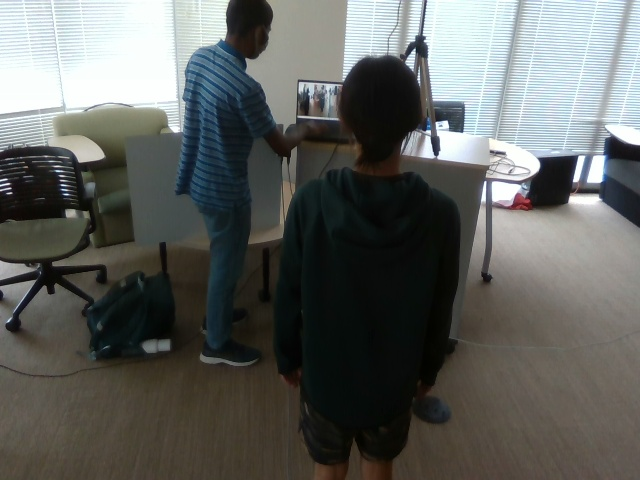
#> input picture Python/819312073170/sample_images/image.jpg, 640 x 480 px, found by its file name
$ python combine_pcd_arbitrary_cams.py
#> lines starting #> are read from the running program, lines starting #| are printed output that depends on the picture; after the words box and inside, x2 and y2 are one past the last pixel; in counts of white or black regions, pixels touching at a corner belong together
### Python/Camera/Camera.py
"""
IMPORTS
"""
import cv2 as cv
import numpy as np
import matplotlib.pyplot as plt
import open3d as o3d
import copy


class Camera:

    def __init__(self,img_size,focal_length,img_center,rotation,translation):
        self.rotation = np.array(rotation)
        self.translation = np.array(translation)
        self.img_id = ""
        self.fx = focal_length[0]
        self.fy = focal_length[1]
        self.cx = img_center[0]
        self.cy = img_center[1]

    def add_image(self,image,depth_map):
        self.image = image
        self.depth_map = depth_map

    # [9 lines left out: function display, not called in this run]

    def point_cloud(self):

        mask = np.logical_or(self.depth_map > 2, self.depth_map < 0.75)
        grads = np.gradient(self.depth_map)
        grad = np.sqrt(grads[0] ** 2 + grads[1] ** 2)

        mask[grad > 0.05] = True

        erode_mask = cv.dilate(mask.astype(np.uint8), np.ones((7,7), dtype=np.uint8))

        self.depth_map[mask] = 0

        self.pcd = np.hstack(
            (np.transpose(np.nonzero(self.depth_map)), np.reshape(self.depth_map[np.nonzero(self.depth_map)], (-1,1)) )
        )  # (xxx, 3)
        self.pcd[:, [0, 1]] = self.pcd[:, [1, 0]]  # swap x and y axis since they are reversed in image coordinates

        self.pcd[:, 0] = (self.pcd[:, 0] - self.cx) * self.pcd[:, 2] / self.fx
        self.pcd[:, 1] = (self.pcd[:, 1] - self.cy) * self.pcd[:, 2] / self.fy

        self.colors = np.flip(self.image[np.nonzero(self.depth_map)], axis=1)

        self.pcd_o3d = o3d.geometry.PointCloud()
        self.pcd_o3d.points = o3d.utility.Vector3dVector(self.pcd)
        self.pcd_o3d.colors = o3d.utility.Vector3dVector(self.colors/255)

        self.pcd_o3d, _ = self.pcd_o3d.remove_radius_outlier(1000,radius=0.05)

        self.pcd = np.asarray(self.pcd_o3d.points)
        self.colors = np.asarray(self.pcd_o3d.colors)


    def translate_point_cloud(self,vector):
        self.pcd += vector

    def rotate_point_cloud(self,rotate):
        self.pcd = np.matmul(rotate,self.pcd.T).T

    def visualize(self):
        o3d.visualization.draw_geometries([self.pcd_o3d])


class Combiner:

    def __init__(self,cam_array):
        self.cam_array = cam_array

    # [19 lines left out: function combine, not called in this run]

        # [7 lines of commented-out code are left out]

    def rotate_point_cloud(self,rotate):
        self.pcd = np.matmul(rotate,self.pcd.T).T

    def visualize(self):
        o3d.visualization.draw_geometries([self.pcd_o3d])

    # [45 lines left out: functions draw_registration_result, optimize, not called in this run]

### Python/combine_pcd_arbitrary_cams.py
"""
IMPORTS
"""
from Camera import Camera
import numpy as np
import json
import cv2 as cv
import open3d as o3d
import copy
import sys
# import matplotlib.pyplot as plt

"""
GET CALIBRATION DATA
"""

SETTINGS_PATH = './configuration_parameters.json'
param = json.load(open(SETTINGS_PATH))
#> (reads Python/configuration_parameters.json from the repository)
cams_list = list(param["cams"].keys())
print("cams_list: ", cams_list)
CAM_DATA = [param["cams"][cam] for cam in param["cams"]]  # camera data

"""
DETERMINING R and T for each cam relative to the first cam
"""


def find_path_to_cam_0(initial_cam):
    unvisited_cams = cams_list.copy()
    min_path = {}
    previous_nodes = {}
    max_value = sys.maxsize

    for cam in unvisited_cams:
        min_path[cam] = max_value

    min_path[cams_list[0]] = 0

    while len(unvisited_cams) > 0:
        current_min_node = None
        for cam in unvisited_cams:
            if current_min_node == None:
                current_min_node = cam
            elif min_path[cam] < min_path[current_min_node]:
                current_min_node = cam

        calibrated_cams = [x for x in list(param["cams"][current_min_node].keys()) if x != "intrinsics"]
        for neighbor in calibrated_cams:
            distance = min_path[current_min_node] + 1
            if distance < min_path[neighbor]:
                min_path[neighbor] = distance
                previous_nodes[neighbor] = current_min_node

        unvisited_cams.remove(current_min_node)

    path = []
    node = initial_cam
    while node != cams_list[0]:
        path.append(node)
        node = previous_nodes[node]

    path.append(cams_list[0])

    return path


"""
CREATING CAMERA OBJECTS
"""
cam = []
for i in range(len(cams_list)):
    calibrated_cams = [x for x in list(CAM_DATA[i].keys()) if x != "intrinsics"]
    if len(calibrated_cams) == 0:
        print("No stereocalibration data for camera " + cams_list[i])
        continue

    if i == 0:
        rotation = [[1.0, 0.0, 0.0],
                    [0.0, 1.0, 0.0],
                    [0.0, 0.0, 1.0]]
        translation = [0.0, 0.0, 0.0]
        cam.append(Camera.Camera(CAM_DATA[i]["intrinsics"]["img_size"], CAM_DATA[i]["intrinsics"]["ir_focal_length"],
                                 CAM_DATA[i]["intrinsics"]["ir_img_center"], rotation, translation))
        path = find_path_to_cam_0(cams_list[i])


    else:
        path = find_path_to_cam_0(cams_list[i])
        rotation = np.eye(3)
        previous_rotation = np.eye(3)
        translation = np.array([0, 0, 0])
        for j in range(1, len(path)):
            idx = cams_list.index(path[j - 1])
            previous_rotation = CAM_DATA[idx][path[j]]["rotation"]
            translation = np.add(CAM_DATA[idx][path[j]]["translation"], np.matmul(previous_rotation, translation))
            rotation = np.matmul(previous_rotation, rotation)
        print("Current Cam: ", cams_list[i])
        print("path to cam0: ", path)
        print("Final rotation: \n", rotation)
        print("Final translation: ", translation)
        print("___")
        cam.append(Camera.Camera(CAM_DATA[i]["intrinsics"]["img_size"], CAM_DATA[i]["intrinsics"]["ir_focal_length"],
                                 CAM_DATA[i]["intrinsics"]["ir_img_center"], rotation, translation))

for i in range(len(cams_list)):
    cam[i].add_image(cv.imread("./" + cams_list[i] + "/sample_images/image.jpg"),
                     np.load("./" + cams_list[i] + "/sample_images/depth_map.npy") * 0.001)
#> (reads Python/819312073170/depth_map.npy from the repository)
#> in add_image, self.image is the input picture: shape (480, 640, 3); mean B, G, R 95, 98.1, 96
#> in add_image, `self.depth_map = depth_map`:
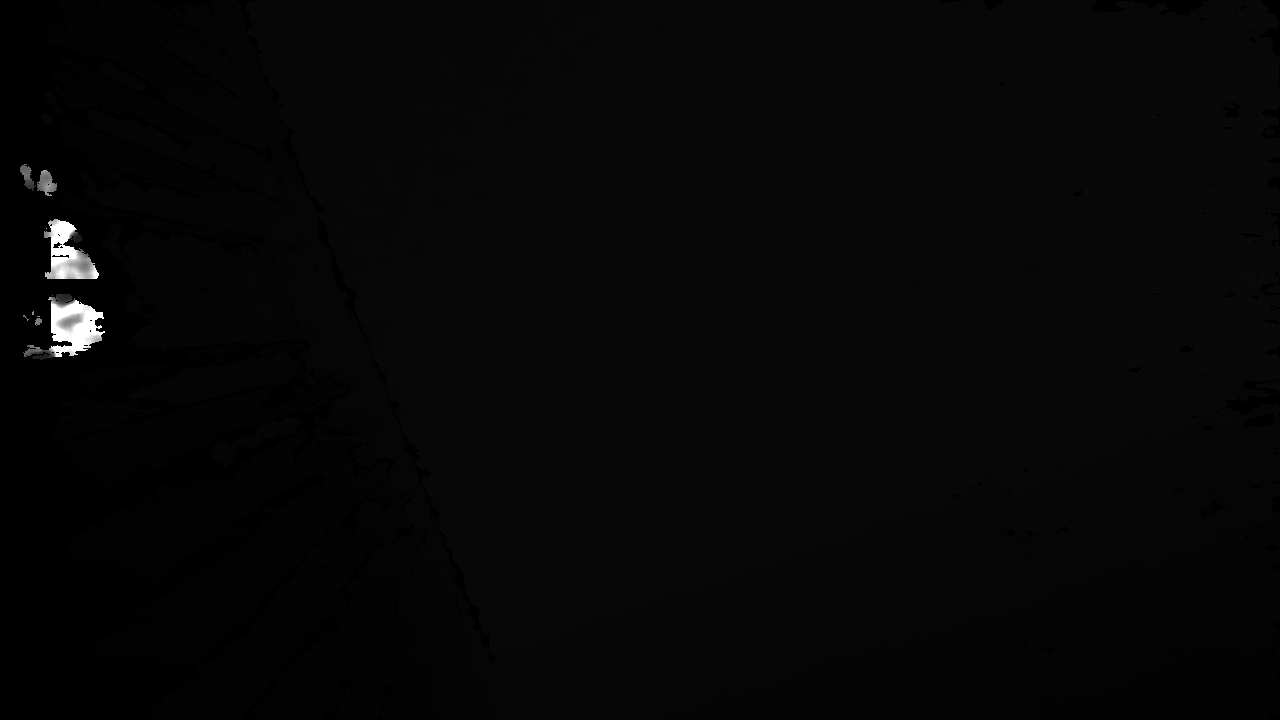
#> self.depth_map: shape (720, 1280) float64; min 0, max 65.53, mean 1.7; drawn with min black and max white
    cam[i].point_cloud()
#> in point_cloud, `mask = np.logical_or(self.depth_map > 2, self.depth_map < 0.75)`:
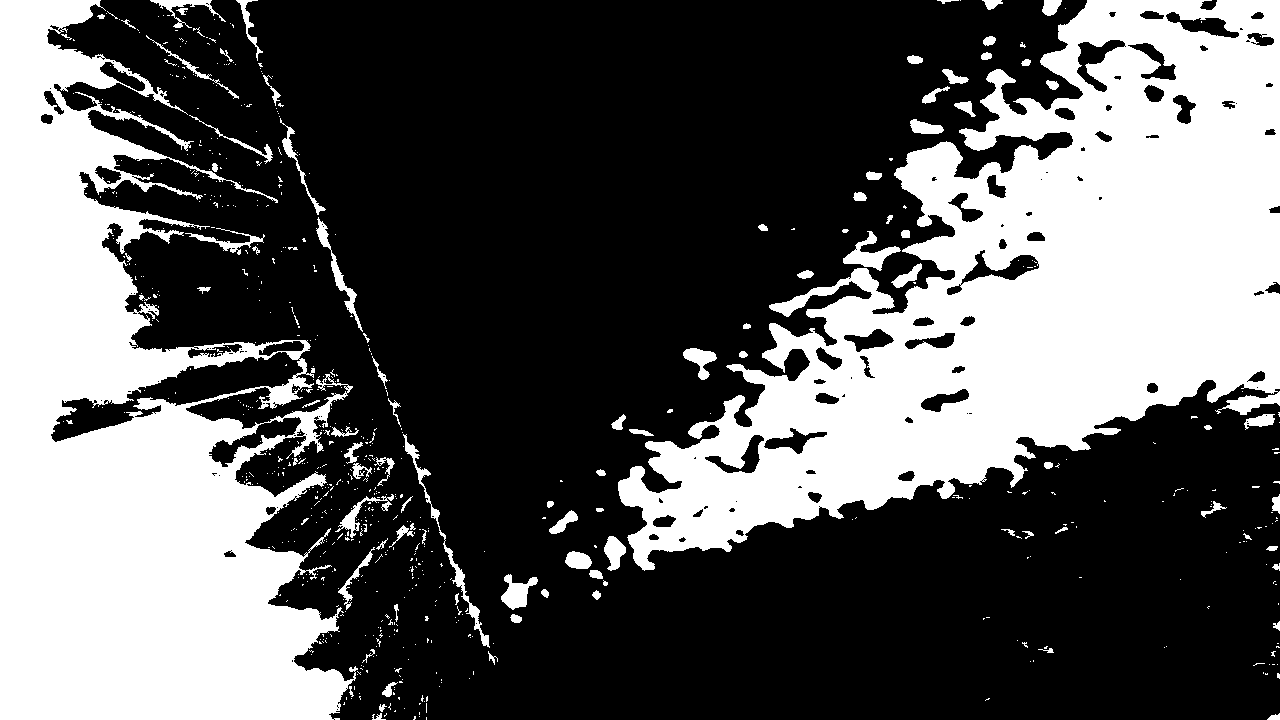
#> mask: shape (720, 1280) bool; 35.8% white; 716 white regions (616 under 20 px), largest, box (x1, y1, x2, y2) and area: (618, 0, 1280, 571) 172641, (0, 0, 358, 720) 141187, (403, 434, 490, 648) 1085
#> in point_cloud, `grads = np.gradient(self.depth_map)`: grads = 2 items
#> in point_cloud, `mask[grad > 0.05] = True`:
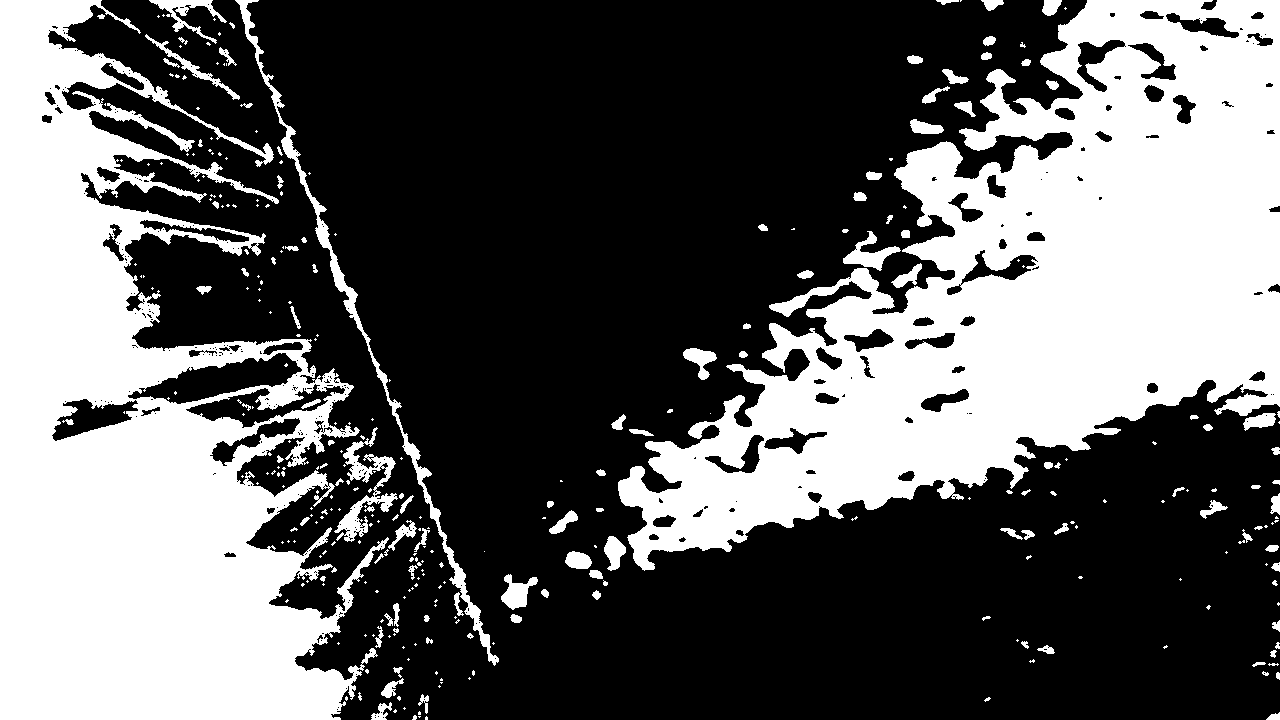
#> mask: shape (720, 1280) bool; 37.4% white; 333 white regions (211 under 20 px), largest, box (x1, y1, x2, y2) and area: (618, 0, 1280, 571) 173259, (0, 0, 389, 720) 150717, (235, 0, 499, 666) 4643
#> in point_cloud, `erode_mask = cv.dilate(mask.astype(np.uint8), np.ones((7,7), dtype=np...`:
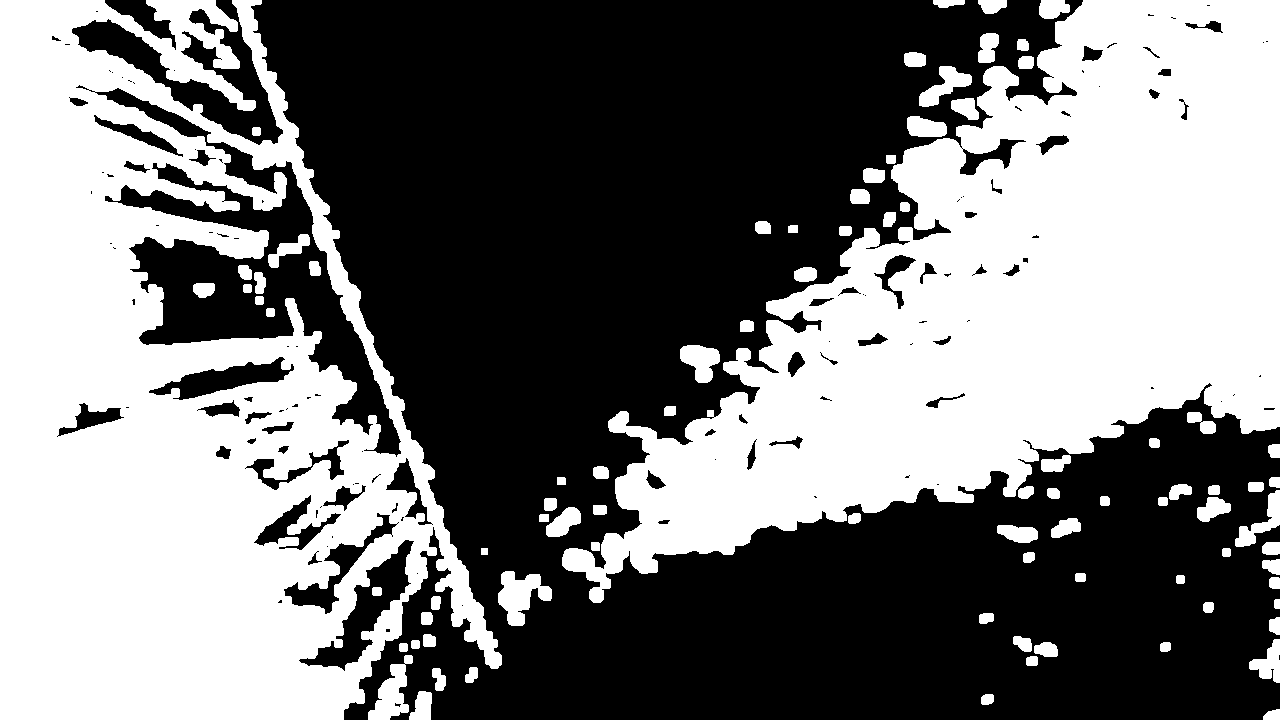
#> erode_mask: shape (720, 1280); values 0 (black) and 1 (white), 46.9% white; 87 white regions, largest, box (x1, y1, x2, y2) and area: (0, 0, 502, 720) 206876, (562, 0, 1280, 603) 202973, (498, 571, 552, 626) 1632
#> in point_cloud, `self.depth_map[mask] = 0`:
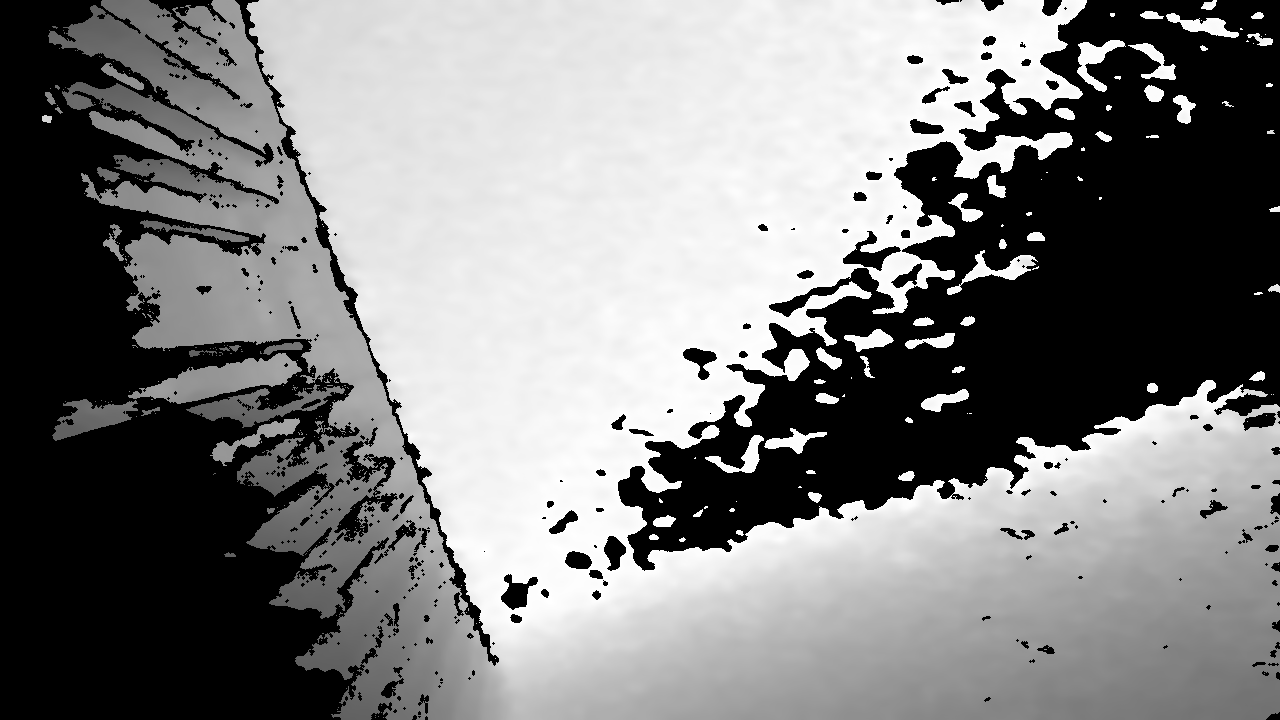
#> self.depth_map: shape (720, 1280) float64; min 0, max 2, mean 1; drawn with min black and max white
#> (the run stopped early here; a loop or call above may not have finished)
